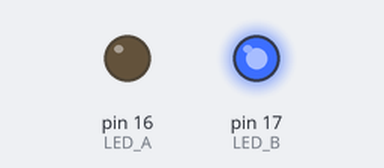
This sketch was run on a simulated Arduino Uno, built with avr-gcc and run on an emulated ATmega328P. Shown: output pins drawn as LEDs (lit = HIGH). What the sketch prints to the serial monitor is not drawn.

Above: at 0.5 s.
At 2.0 s:
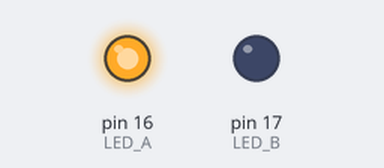
Timing chart, 0 to 5.3 s (numbered marks = the images above):
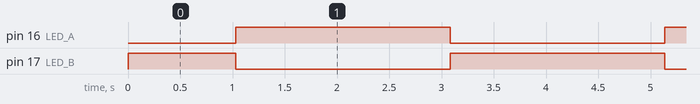

Measured:
- by itself, pin 16 (LED_A), pin 17 (LED_B): alternates HIGH for 2.1 s and LOW for 2.1 s

The sketch:

ex06.ino
```cpp
// ex06 双通道反相PWM，上电初始A灭、B全亮
#define LED_A 16
#define LED_B 17

int val = 0;    // 初始值0，上电A=0，B=255
int step = 1;

void setup() {
  pinMode(LED_A, OUTPUT);
  pinMode(LED_B, OUTPUT);
  Serial.begin(115200);
  Serial.println("ex06启动，初始A灯灭，B灯全亮");
  // 上电瞬间直接输出初始亮度
  analogWrite(LED_A, val);
  analogWrite(LED_B, 255 - val);
}

void loop() {
  int lightA = val;
  int lightB = 255 - val;

  analogWrite(LED_A, lightA);
  analogWrite(LED_B, lightB);

  // 串口打印亮度，方便排错
  static unsigned long printTime = 0;
  if (millis() - printTime > 200) {
    Serial.print("A亮度：");
    Serial.print(lightA);
    Serial.print("  B亮度：");
    Serial.println(lightB);
    printTime = millis();
  }

  val = val + step;
  // 到达边界反转变化方向
  if (val <= 0 || val >= 255) {
    step = -step;
  }
  delay(8);
}
```
